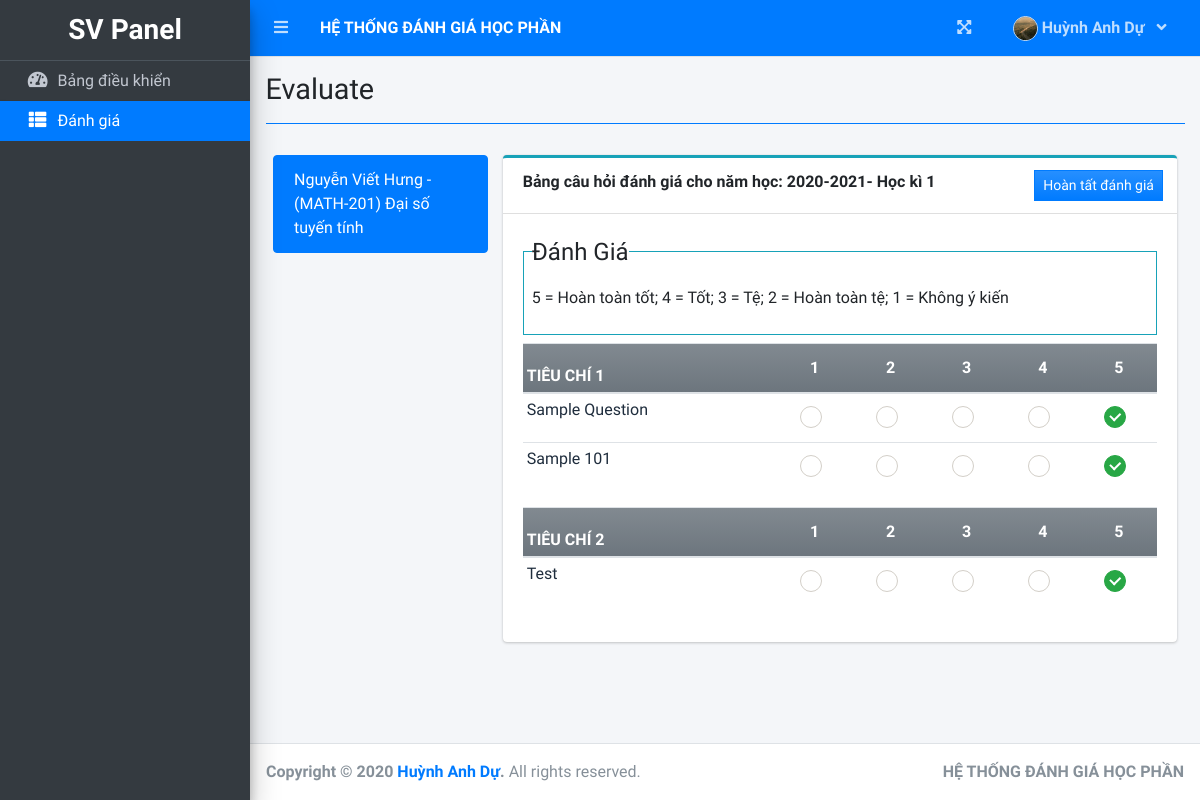
Screenshot of /index.php?page=evaluate (signed in) with the database file from the repository.
### tables this page shows
CREATE TABLE `restriction_list` (
  `id` int(30) NOT NULL,
  `academic_id` int(30) NOT NULL,
  `faculty_id` int(30) NOT NULL,
  `class_id` int(30) NOT NULL,
  `subject_id` int(30) NOT NULL
);

CREATE TABLE `subject_list` (
  `id` int(30) NOT NULL,
  `code` varchar(50) NOT NULL,
  `subject` text NOT NULL,
  `description` text NOT NULL
);

CREATE TABLE `criteria_list` (
  `id` int(30) NOT NULL,
  `criteria` text NOT NULL,
  `order_by` int(30) NOT NULL
);

CREATE TABLE `question_list` (
  `id` int(30) NOT NULL,
  `academic_id` int(30) NOT NULL,
  `question` text NOT NULL,
  `order_by` int(30) NOT NULL,
  `criteria_id` int(30) NOT NULL
);

### student/evaluate.php (the view, shortened to what this page needs)
<?php
function ordinal_suffix($num){
    $num = $num % 100;
    if($num < 11 || $num > 13){
         switch($num % 10){
            case 1: return $num;
        }
    }
    return $num;
}
$rid='';
$restriction = $conn->query("SELECT r.id,s.id as sid,f.id as fid,concat(f.firstname,' ',f.lastname) as faculty,s.code,s.subject FROM restriction_list r inner join faculty_list f on f.id = r.faculty_id inner join subject_list s on s.id = r.subject_id where academic_id ={$_SESSION['academic']['id']} and class_id = {$_SESSION['login_class_id']} and r.id not in (SELECT restriction_id from evaluation_list where academic_id ={$_SESSION['academic']['id']} and student_id = {$_SESSION['login_id']} ) ");
?>
<div class="col-lg-12">
	<div class="row">
		<div class="col-md-3">
			<div class="list-group">
				<?php
				while($row=$restriction->fetch_array()):
					if(empty($rid)){
							$rid = $row['id'];
						}
				?>
				<a class="list-group-item list-group-item-action <?php echo isset($rid) && $rid == $row['id'] ? 'active' : '' ?>" href="./index.php?page=evaluate&rid=<?php echo $row['id'] ?>&sid=<?php echo $row['sid'] ?>&fid=<?php echo $row['fid'] ?>"><?php echo ucwords($row['faculty']).' - ('.$row["code"].') '.$row['subject'] ?></a>
			<?php endwhile; ?>
			</div>
		</div>
		<div class="col-md-9">
			<div class="card card-outline card-info">
				<div class="card-header">
					<b>Bảng câu hỏi đánh giá cho năm học: <?php echo $_SESSION['academic']['year'].'- Học kì '.(ordinal_suffix($_SESSION['academic']['semester'])) ?> </b>
					<div class="card-tools">
						<button class="btn btn-sm btn-flat btn-primary bg-gradient-primary mx-1" form="manage-evaluation">Hoàn tất đánh giá</button>
					</div>
				</div>
				<div class="card-body">
					<fieldset class="border border-info p-2 w-100">
					   <legend  class="w-auto">Đánh Giá</legend>
					   <p>5 = Hoàn toàn tốt;   4 = Tốt;   3 = Tệ;   2 = Hoàn toàn tệ;   1 = Không ý kiến</p>
					</fieldset>
					<form id="manage-evaluation">
					<?php
						$criteria = $conn->query("SELECT * FROM criteria_list where id in (SELECT criteria_id FROM question_list where academic_id = {$_SESSION['academic']['id']} ) order by abs(order_by) asc ");
						while($crow = $criteria->fetch_assoc()):
					?>
					<table class="table table-condensed">
						<thead>
							<tr class="bg-gradient-secondary">
								<th class=" p-1"><b><?php echo $crow['criteria'] ?></b></th>
								<th class="text-center">1</th>
								<th class="text-center">2</th>
								<th class="text-center">3</th>
								<th class="text-center">4</th>
								<th class="text-center">5</th>
							</tr>
						</thead>
						<tbody class="tr-sortable">
							<?php
							$questions = $conn->query("SELECT * FROM question_list where criteria_id = {$crow['id']} and academic_id = {$_SESSION['academic']['id']} order by abs(order_by) asc ");
							while($row=$questions->fetch_assoc()):
							?>
							<tr class="bg-white">
								<td class="p-1" width="40%">
									<?php echo $row['question'] ?>
								</td>
								<?php for($c=1;$c<=5;$c++): ?>
								<td class="text-center">
									<div class="icheck-success d-inline">
				                        <label for="qradio<?php echo $row['id'].'_'.$c ?>">
				                        </label>
			                      </div>
								</td>
								<?php endfor; ?>
							</tr>
							<?php endwhile; ?>
						</tbody>
					</table>
					<?php endwhile; ?>
					</form>
				</div>
			</div>
		</div>
	</div>
</div>

### rows the page displays
restriction_list: faculty "Nguyễn Viết Hưng", subject_list.code "MATH-201", subject_list.subject "Đại số tuyến tính"
criteria_list: criteria "TIÊU CHÍ 1"
question_list: question "Sample Question"
question_list: question "Sample 101"
criteria_list: criteria "TIÊU CHÍ 2"
question_list: question "Test"

### other values shown
$_SESSION['system']['name'] "HỆ THỐNG ĐÁNH GIÁ HỌC PHẦN"
$_SESSION['login_firstname'] "Huỳnh Anh"
$_SESSION['login_lastname'] "Dự"
$title "Evaluate"
$_SESSION['academic']['year'] "2020-2021"
ordinal_suffix($_SESSION['academic']['semester']) "1"
